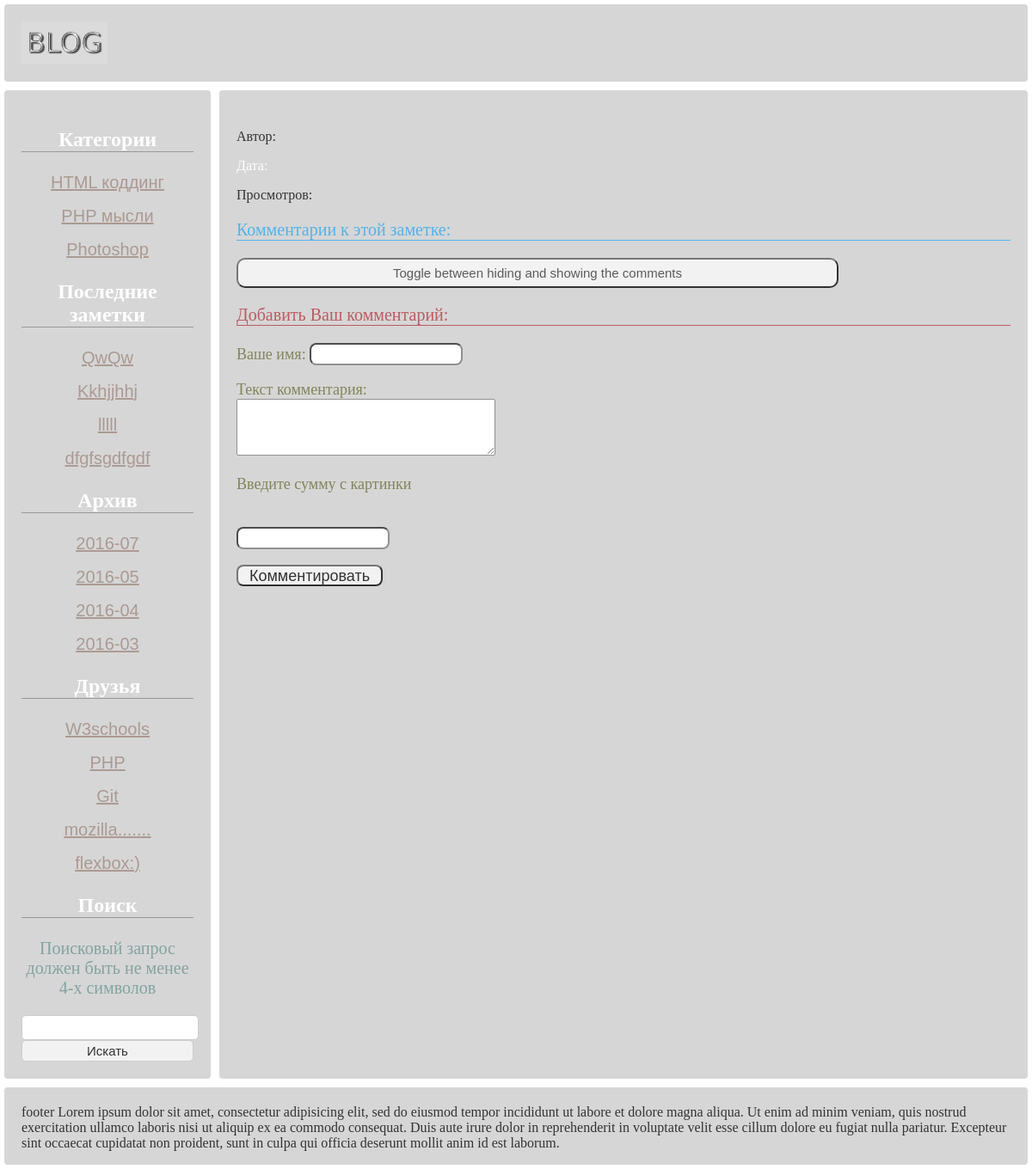
The page /views/notes/index.php on the database its author committed.
### tables this page shows
CREATE TABLE `categories` (
  `id` int(2) NOT NULL AUTO_INCREMENT,
  `title` varchar(255) NOT NULL,
  `meta_d` varchar(255) NOT NULL,
  `meta_k` varchar(255) NOT NULL,
  `text` text NOT NULL,
  PRIMARY KEY (`id`)
);

CREATE TABLE `data` (
  `id` int(5) NOT NULL AUTO_INCREMENT,
  `cat` int(1) NOT NULL,
  `meta_d` varchar(255) NOT NULL,
  `meta_k` varchar(255) NOT NULL,
  `description` text NOT NULL,
  `text` text NOT NULL,
  `view` int(7) DEFAULT NULL,
  `author` varchar(100) NOT NULL,
  `date` date NOT NULL,
  `mini_img` varchar(255) NOT NULL,
  `title` varchar(255) NOT NULL,
  PRIMARY KEY (`id`),
  KEY `text` (`text`(2))
);

CREATE TABLE `friends` (
  `id` int(2) NOT NULL AUTO_INCREMENT,
  `link` varchar(255) NOT NULL,
  `title` varchar(255) NOT NULL,
  PRIMARY KEY (`id`)
);

### models/Category.php (called while the page is built, shortened)
<?php
class Category
{
	public static function getCategoriesList()
	{
	$db = Db::getConnection();
    $categoryList = [];
	$result = $db->query('SELECT * FROM categories');
	$i = 0;
	while($row = $result->fetch()) {
		$categoryList[$i]['id'] = $row['id'];
		$categoryList[$i]['title'] = $row['title'];
		$categoryList[$i]['meta_d'] = $row['meta_d'];
		$categoryList[$i]['meta_k'] = $row['meta_k'];
		$categoryList[$i]['text'] = $row['text'];
		$i++;
    }
	return $categoryList;
	}
}

### models/Data.php (called while the page is built, shortened)
<?php
class Data
{
	public static function getNotes()
	{
		$db = Db::getConnection();
		$notes = array();
		$result = $db->query('SELECT id,title FROM data ORDER BY date DESC,id DESC LIMIT 5');
		$i = 0;
		while($row = $result->fetch()) {
			$notes[$i]['id'] = $row['id'];
			$notes[$i]['title'] = $row['title'];
			$i++;
		}
		return $notes;
	}
	public static function getArchive()
	{
		$db = Db::getConnection();
		$archive = array();
		$result = $db->query('SELECT DISTINCT left(date,7) AS month FROM data ORDER BY month DESC');
		$i = 0;
		while($row = $result->fetch()) {
			$archive[$i]['month'] = $row['month'];
			$i++;
		}
		return $archive;
	}
	}

### models/Friend.php (called while the page is built, shortened)
<?php
class Friend
{
	public static function getFriend()
	{
	$db = Db::getConnection();
	$friend = array();
	$result = $db->query('SELECT * FROM friends');
	$i = 0;
	while($row = $result->fetch()) {
		$friend[$i]['id'] = $row['id'];
        $friend[$i]['link'] = $row['link'];
		$friend[$i]['title'] = $row['title'];
        $i++;
    }
	return $friend;
	}
}

### views/layouts/aside.php (the view, shortened to what this page needs)
<?php
		$categories = Category::getCategoriesList();
		$notes = Data::getNotes();
		$archive = Data::getArchive();
		$friend = Friend::getFriend();
?>
<aside>
		<p class="titl">Категории</p>
<?php foreach ($categories as $categoryItem): ?>
<p> <a href="/MVCBlog/category/<?php echo $categoryItem['id']; ?>"
    class ="<?php if($category_id==$categoryItem['id']) echo 'active';?>"
    >
<?php echo $categoryItem['title']; ?>
</a> </p>
<?php endforeach; ?>
  <p class="titl">Последние заметки</p>
  <?php foreach ($notes as $noteItem): ?>
<p> <a href="/MVCBlog/note/<?php echo $noteItem['id']; ?>"
class ="<?php if($note_id==$noteItem['id']) echo 'active';?>"
>
<?php echo $noteItem['title']; ?>
</a> </p>
<?php endforeach; ?>
 <p class="titl">Архив</p>
   <?php foreach ($archive as $archiveItem): ?>
<p> <a href="/MVCBlog/archive/<?php echo $archiveItem['month']; ?>"
class ="<?php if($dateArchive==$archiveItem['month']) echo 'active';?>"
>
<?php echo $archiveItem['month']; ?>
</a> </p>
<?php endforeach; ?>
 <p class="titl">Друзья</p>
    <?php foreach ($friend as $friendItem): ?>
<p> <a href="<?php echo $friendItem['link'];?>" target='_blank' class="friend">
<?php echo $friendItem['title']; ?>
</a> </p>
<?php endforeach; ?>
 <p class="titl">Поиск</p>
 <form action="search.php" method="POST" name="form_s">
 	<p id="srch">Поисковый запрос должен быть не менее 4-х символов</p>
 	<input name="search" type="text" size="25" maxlength="40">
 	<br>
 	 <input name="submit_s" type="submit" value="Искать">
 </form>
</aside>

### views/notes/index.php (shortened to what this page needs)
<p>Автор:<?php echo $note['author']; ?></p>
<p>Дата:<?php echo $note['date']; ?></p>
<p>Просмотров:<?php echo $note['view']; ?></p>
<p class='post_comment'>Комментарии к этой заметке:</p>
<button id="buttonComment">Toggle between hiding and showing the comments</button>
	<p class="post_add_comment">Добавить Ваш комментарий:</p>
	<form action="comment.php" method="POST" name="form_com">
		<p>Ваше имя:  <input type="text" name="author"></p>
		<p>Текст комментария: <br> <textarea name="text" rows = "4" cols = "35">
		</textarea></p>
		<p>Введите сумму с картинки</p>
		<p><img src = "<?php echo $commentSet["img"];?>"><br>
			<input type="text" name="pr" value=""></p>
			<p><input type="submit" name="sub_com" value="Комментировать"></p>
		</form>
		<?php $content = ob_get_clean(); ?>
		<?php include ROOT.'/views/layouts/layout.php';?>

### views/layouts/layout.php (shortened to what this page needs)
<!DOCTYPE html>
<html>
<head>
	<link href="/MVCBlog/template/css/style.css" rel="stylesheet" type="text/css">
</head>
<body>
	<?php  include ROOT.'/views/layouts/header.php';?>
	<?php  include ROOT.'/views/layouts/aside.php';?>
	<main>
		<?php echo $content; ?>
	</main>
	<?php  include ROOT.'/views/layouts/footer.php';?>
</body>
</html>

### views/layouts/header.php
<header>
<img src="/MVCBlog/template/images/blog.png" width="100" height="50" alt="logo">
 </header>

### views/layouts/footer.php (shortened to what this page needs)
		<footer>footer
Lorem ipsum dolor sit amet, consectetur adipisicing elit, sed do eiusmod
tempor incididunt ut labore et dolore magna aliqua. Ut enim ad minim veniam,
quis nostrud exercitation ullamco laboris nisi ut aliquip ex ea commodo
consequat. Duis aute irure dolor in reprehenderit in voluptate velit esse
cillum dolore eu fugiat nulla pariatur. Excepteur sint occaecat cupidatat non
proident, sunt in culpa qui officia deserunt mollit anim id est laborum.
		</footer>

### template/css/style.css (style rules this page uses)
body { margin:0px; background-image: url("/MVCBlog/template/images/239H.jpg"); display:flex; flex-flow:row wrap; }
body > header,main,aside,footer { background:#ccc; opacity: 0.8; border-radius:4px; margin:5px; padding:20px; color: #000000 ; }
body > header { order:1; height:50px; flex:0 1 100%; }
body > aside { order:2; flex:0 1 200px; }
body > aside { text-align:center; }
#srch { color: #668D8A; font-size: 20px; }
.titl { color: #ffffff; font-weight:bold; font-size: 24px; border-bottom: 1px solid grey; }
p>a { color:#988177; font-size: 20px; font-family: Arial, Helvetica, sans-serif; }
aside form input { border:1px #c1c1c1 solid; width:100%; height: 25px; border-radius:5px; font-size: 15px; }
body > main { order:3; min-height:590px; flex:1; }
main p.post_title+p+p { color: #FFFFFF; }
.post_comment { font-size: 20px; border-bottom: 1px solid #28A1E8; color: #28A1E8; }
.post_comment~p { font-size: 20px; color: #000; }
main p.post_add_comment { font-size: 20px; border-bottom: 1px solid #ae323b; color: #ae323b; }
main p.post_add_comment + form { font-size: 18px; color: #663; }
main p.post_add_comment + form p:first-child > input[type=text] { border-radius: 8px; font-size: 18px; width: 170px; height: 20px; }
main p.post_add_comment + form p:nth-last-child(3) > input[type=text] { border-radius: 8px; font-size: 18px; width: 170px; height: 20px; }
main p.post_add_comment + form p:last-child > input[type=submit] { border-radius: 8px; font-size: 18px; width: 170px; height: 25px; }
#buttonComment { color: #333; width:700px; height: 35px; border-radius:10px; font-size: 15px; }
body > footer { order:4; height:50px; flex:0 1 100%; }

### rows shown on the page
categories: title "HTML коддинг"
categories: title "PHP мысли"
categories: title "Photoshop"
data: title "QwQw"
data: title "Kkhjjhhj"
data: title "lllll"
data: title "dfgfsgdfgdf"
friends: title "W3schools"
friends: title "PHP"
friends: title "Git"
friends: title "mozilla......."
friends: title "flexbox:)"

### other values the page prints
$archiveItem['month'] "2016-07"
$archiveItem['month'] "2016-05"
$archiveItem['month'] "2016-04"
$archiveItem['month'] "2016-03"
